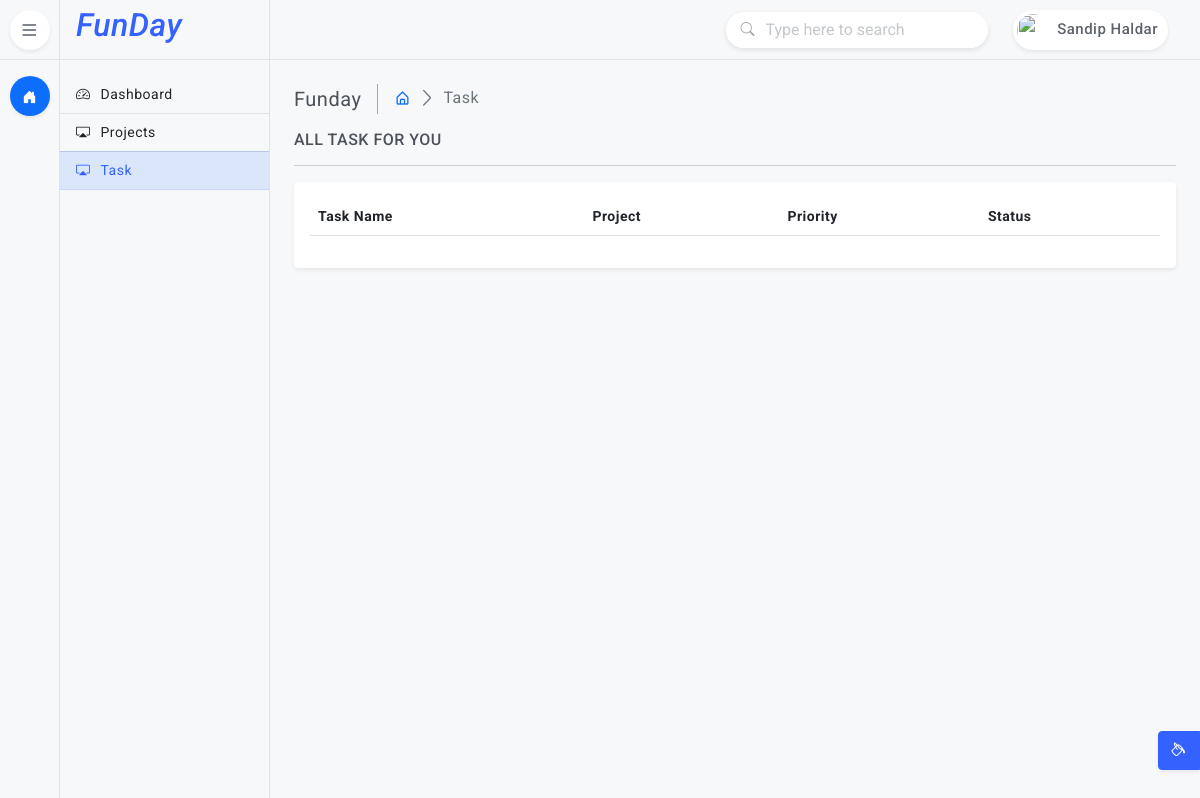
The app's page /task/ (signed in), older data.
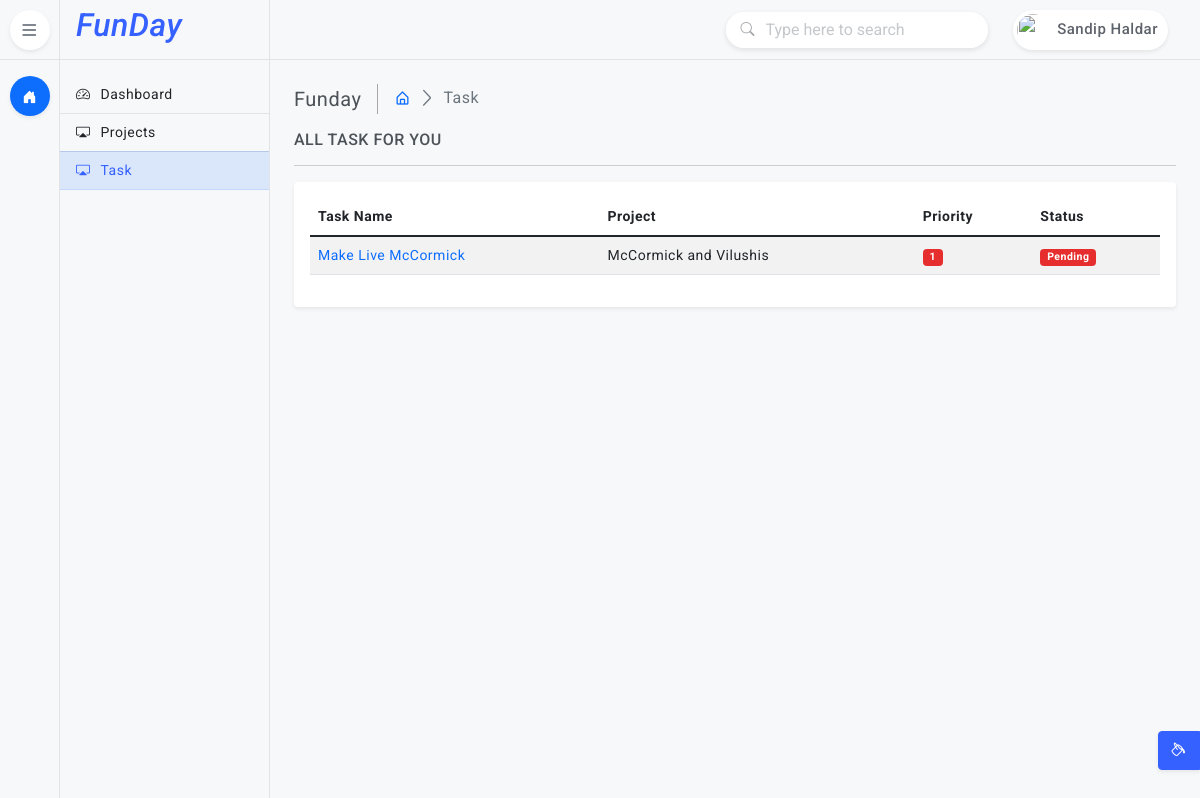
The same page, newer data.
### task/models.py (models this page shows, shortened)
class Task(models.Model):
    id = models.UUIDField(primary_key=True, default=uuid.uuid4, editable=False)
    title = models.CharField(max_length=500)
    project = models.ForeignKey(Project, on_delete=models.CASCADE)
    assigned_to = models.ForeignKey(Member, on_delete=models.CASCADE)
    priority = models.IntegerField(default=1, choices=STATUS_CHOICES)
    status = models.ForeignKey(TaskStatus, on_delete=models.CASCADE)
    comments = HTMLField()
    created_at = models.DateTimeField(default=datetime.now)

class TaskStatus(models.Model):
    title = models.CharField(max_length=255)
    def __str__(self):
        return self.title

### project/models.py (models this page shows, shortened)
class Project(models.Model):
    title = models.CharField(max_length=255)
    slug = models.SlugField(default='', null=True, blank=True, max_length=100)
    associate = models.ForeignKey(Member, on_delete=models.CASCADE, null=True, blank=True)
    status = models.ForeignKey(ProjectStatus, on_delete=models.CASCADE)
    description = HTMLField(null=True, blank=True)
    url = models.URLField(default='', null=True, blank=True)
    adminurl = models.URLField(max_length=200, null=True, blank=True)
    username = models.CharField(max_length=255, default='', null=True, blank=True)
    password = models.CharField(max_length=255, default='', null=True, blank=True)
    extra_credential = HTMLField(null=True, blank=True)
    date_created = models.DateTimeField(default=datetime.now)
    def __str__(self):
        return self.title

### task/views.py (the view)
# urls.py: path('', views.TaskDispaly, name='task'),
@login_required
def TaskDispaly(request):
    theme = request.session.get('inlineRadioOptions')
    tasks = Task.objects.filter(assigned_to_id=request.user.id)
    data = {
        'theme' : theme,
        'tasks' : tasks
    }
    return render(request, 'task.html', data)

### templates/task.html (shortened to what this page needs)
{% extends "base.html" %}
{% block 'content' %}
    <main class="page-content">
        <div class="page-breadcrumb d-none d-sm-flex align-items-center mb-3">
            <div class="breadcrumb-title pe-3">Funday</div>
            <div class="ps-3">
                <nav aria-label="breadcrumb">
                    <ol class="breadcrumb mb-0 p-0">
                        <li class="breadcrumb-item"><a href="javascript:;"><i class="bx bx-home-alt"></i></a>
                        </li>
                        <li class="breadcrumb-item active" aria-current="page">Task</li>
                    </ol>
                </nav>
            </div>
        </div>
        <h6 class="mb-0 text-uppercase">All Task For You</h6>
            <hr />
            <div class="card">
                <div class="card-body">
                    <div class="table-responsive">
                        <table class="table table-striped" style="width:100%">
                            <thead>
                                <tr>
                                    <th>Task Name</th>
                                    <th>Project</th>
                                    <th>Priority</th>
                                    <th>Status</th>
                                </tr>
                            </thead>
                            <tbody>
                                {% for x in tasks %}
                                    <tr>
                                        <td><a href="{% url "taskdetails" x.id %}">{{ x.title }}</a></td>
                                        <td>{{ x.project }}</td>
                                        <td><span class="badge {% if x.priority == 1 %} bg-danger{% elif x.priority == 2 %} bg-warning{% elif x.priority == 3 %} bg-success{% endif %}">{{ x.priority }}</span></td>
                                        <td><span class="badge {% if x.status_id == 1 %} bg-danger{% elif x.status_id == 2 %} bg-warning{% elif x.status_id == 3 %} bg-success{% endif %}">{{ x.status }}</span></td>
                                    </tr>
                                {% endfor %}
                            </tbody>
                        </table>
                    </div>
                </div>
            </div>
    </main>
{% endblock 'content' %}

Row changes from the older to the newer data that the page shows:
added Task: title "Make Live McCormick", project "McCormick and Vilushis", priority "1", status "Pending"
